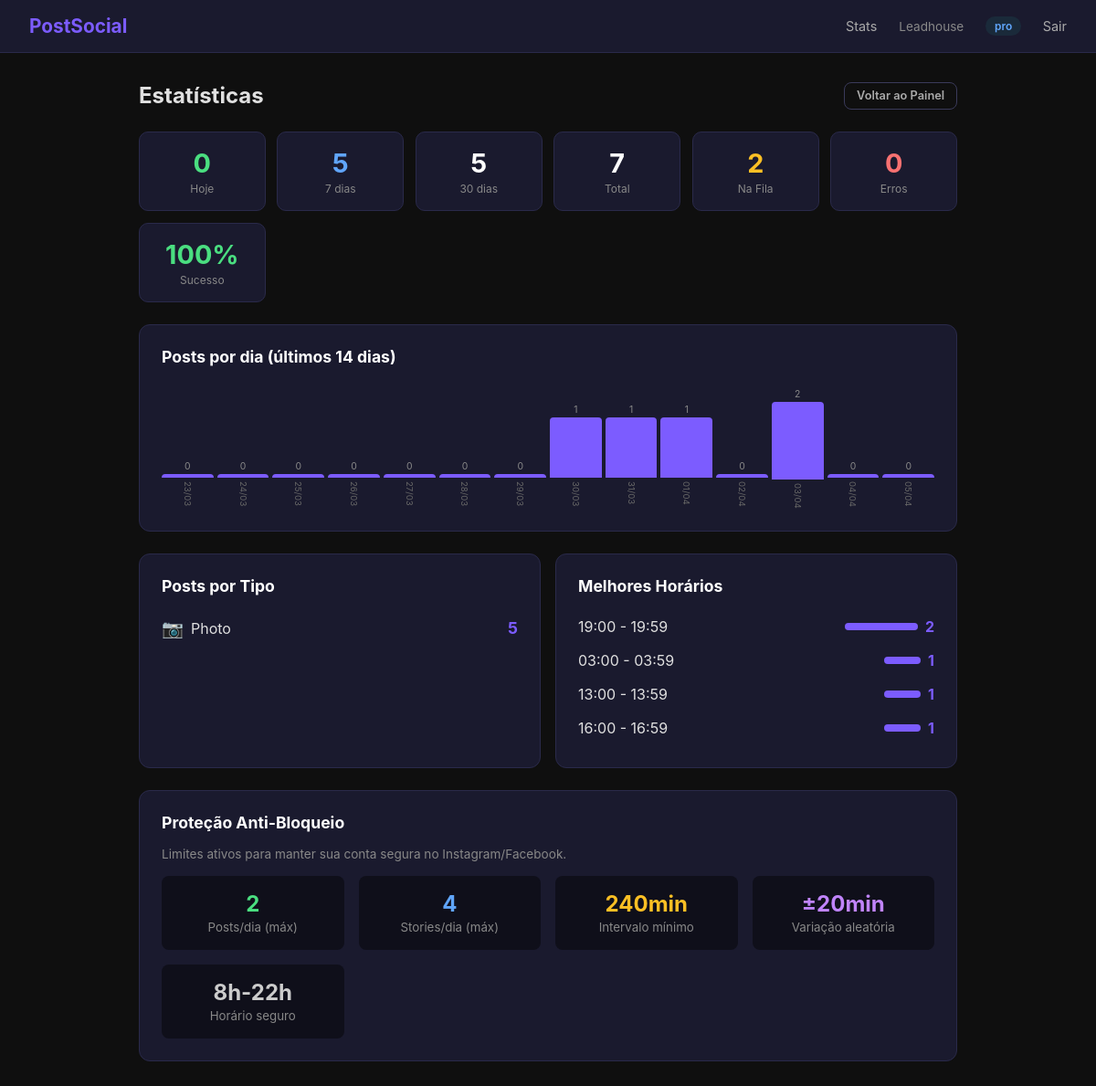
The app's page /stats (signed in) with its own data.
### app/models.py (models this page shows, shortened)
class Client(UserMixin, db.Model):
    __tablename__ = "clients"
    id = db.Column(db.Integer, primary_key=True)
    name = db.Column(db.String(100), nullable=False)
    email = db.Column(db.String(150), unique=True, nullable=False)
    password_hash = db.Column(db.String(256), nullable=False)
    is_admin = db.Column(db.Boolean, default=False)
    plan = db.Column(db.String(20), default="free")
    posts_this_month = db.Column(db.Integer, default=0)
    month_reset = db.Column(db.String(7))  # "2026-03"
    watermark_path = db.Column(db.String(500))
    watermark_enabled = db.Column(db.Boolean, default=False)
    watermark_position = db.Column(db.String(20), default="bottom-right")
    watermark_opacity = db.Column(db.Integer, default=80)
    notify_email = db.Column(db.Boolean, default=True)
    telegram_bot_token = db.Column(db.String(200))
    telegram_chat_id = db.Column(db.String(100))
    brand_name = db.Column(db.String(100))
    brand_color = db.Column(db.String(7))
    gdrive_folder_id = db.Column(db.String(200))   # ID ou URL da pasta
    created_at = db.Column(db.DateTime, default=lambda: datetime.now(timezone.utc))
    instagram_accounts = db.relationship("InstagramAccount", backref="client", lazy=True)
    posts = db.relationship("PostQueue", backref="client", lazy=True)
    templates = db.relationship("CaptionTemplate", backref="client", lazy=True)

class PostQueue(db.Model):
    __tablename__ = "post_queue"
    id = db.Column(db.Integer, primary_key=True)
    client_id = db.Column(db.Integer, db.ForeignKey("clients.id"), nullable=False)
    account_id = db.Column(db.Integer, db.ForeignKey("instagram_accounts.id"))
    post_type = db.Column(db.String(20), default="photo")
    image_path = db.Column(db.String(500), nullable=False)
    image_filename = db.Column(db.String(255), nullable=False)
    caption = db.Column(db.Text)
    hashtags = db.Column(db.Text)
    scheduled_at = db.Column(db.DateTime)  # None = postar agora
    status = db.Column(db.String(20), default="pending")
    needs_approval = db.Column(db.Boolean, default=False)
    post_to_instagram = db.Column(db.Boolean, default=True)
    post_to_facebook = db.Column(db.Boolean, default=True)
    post_to_tiktok = db.Column(db.Boolean, default=False)
    error_message = db.Column(db.Text)
    instagram_media_id = db.Column(db.String(100))
    notified = db.Column(db.Boolean, default=False)
    retry_count = db.Column(db.Integer, default=0)  # tentativas após falha
    created_at = db.Column(db.DateTime, default=lambda: datetime.now(timezone.utc))
    posted_at = db.Column(db.DateTime)

### app/routes_dashboard.py (the view)
@dashboard_bp.route("/stats")
@login_required
def stats_page():
    accounts = InstagramAccount.query.filter_by(client_id=current_user.id).all()
    now = datetime.now(timezone.utc)
    today_start = now.replace(hour=0, minute=0, second=0, microsecond=0)
    week_ago = now - timedelta(days=7)
    month_ago = now - timedelta(days=30)
    all_posts = PostQueue.query.filter_by(client_id=current_user.id)
    stats = {
        "total": all_posts.count(),
        "posted": all_posts.filter_by(status="posted").count(),
        "pending": all_posts.filter_by(status="pending").count(),
        "failed": all_posts.filter_by(status="failed").count(),
        "today": all_posts.filter(PostQueue.status == "posted", PostQueue.posted_at >= today_start).count(),
        "this_week": all_posts.filter(PostQueue.status == "posted", PostQueue.posted_at >= week_ago).count(),
        "this_month": all_posts.filter(PostQueue.status == "posted", PostQueue.posted_at >= month_ago).count(),
    }
    daily_chart = []
    for i in range(13, -1, -1):
        day = now - timedelta(days=i)
        day_start = day.replace(hour=0, minute=0, second=0, microsecond=0)
        day_end = day_start + timedelta(days=1)
        count = PostQueue.query.filter(
            PostQueue.client_id == current_user.id,
            PostQueue.status == "posted",
            PostQueue.posted_at >= day_start,
            PostQueue.posted_at < day_end,
        ).count()
        daily_chart.append({"day": day.strftime("%d/%m"), "count": count})
    by_type = {}
    for ptype in ["photo", "album", "reels", "story"]:
        by_type[ptype] = all_posts.filter_by(post_type=ptype, status="posted").count()
    total_attempted = stats["posted"] + stats["failed"]
    success_rate = round((stats["posted"] / total_attempted * 100) if total_attempted > 0 else 0)
    posted_list = (
        PostQueue.query.filter_by(client_id=current_user.id, status="posted")
        .filter(PostQueue.posted_at.isnot(None))
        .all()
    )
    hour_counts: dict[int, int] = {}
    for p in posted_list:
        h = p.posted_at.hour
        hour_counts[h] = hour_counts.get(h, 0) + 1
    top_hours = sorted(hour_counts.items(), key=lambda x: -x[1])[:5]
    scheduled_upcoming = (
        PostQueue.query.filter(
            PostQueue.client_id == current_user.id,
            PostQueue.status == "pending",
            PostQueue.scheduled_at.isnot(None),
            PostQueue.scheduled_at > now,
        )
        .order_by(PostQueue.scheduled_at)
        .limit(10)
        .all()
    )
    safe_info = dict(SAFE_LIMITS)
    brand = {
        "name": current_user.brand_name or "PostSocial",
        "color": current_user.brand_color or "#7c5cff",
    }
    return render_template(
        "stats.html",
        accounts=accounts,
        stats=stats,
        daily_chart=daily_chart,
        by_type=by_type,
        success_rate=success_rate,
        top_hours=top_hours,
        scheduled_upcoming=scheduled_upcoming,
        safe_info=safe_info,
        brand=brand,
    )

### app/templates/stats.html (shortened to what this page needs)
{% extends "base.html" %}
{% block content %}
<div style="display:flex; justify-content:space-between; align-items:center; margin-bottom:1.5rem;">
    <h1 style="margin:0; font-size:1.5rem;">Estatísticas</h1>
    <a href="{{ url_for('dashboard.index') }}" class="btn btn-outline btn-sm">Voltar ao Painel</a>
</div>
<div class="stats-grid">
    <div class="stat-card">
        <span class="stat-number" style="color:#4ade80;">{{ stats.today }}</span>
        <span class="stat-label">Hoje</span>
    </div>
    <div class="stat-card">
        <span class="stat-number" style="color:#60a5fa;">{{ stats.this_week }}</span>
        <span class="stat-label">7 dias</span>
    </div>
    <div class="stat-card">
        <span class="stat-number">{{ stats.this_month }}</span>
        <span class="stat-label">30 dias</span>
    </div>
    <div class="stat-card">
        <span class="stat-number">{{ stats.total }}</span>
        <span class="stat-label">Total</span>
    </div>
    <div class="stat-card">
        <span class="stat-number" style="color:#fbbf24;">{{ stats.pending }}</span>
        <span class="stat-label">Na Fila</span>
    </div>
    <div class="stat-card">
        <span class="stat-number" style="color:#f87171;">{{ stats.failed }}</span>
        <span class="stat-label">Erros</span>
    </div>
    <div class="stat-card">
        <span class="stat-number" style="color:{% if success_rate >= 90 %}#4ade80{% elif success_rate >= 70 %}#fbbf24{% else %}#f87171{% endif %};">{{ success_rate }}%</span>
        <span class="stat-label">Sucesso</span>
    </div>
</div>
<div class="card">
    <h2>Posts por dia (últimos 14 dias)</h2>
    <div style="display:flex; align-items:flex-end; gap:4px; height:140px; padding-top:0.5rem;">
        {% set max_count = daily_chart|map(attribute='count')|max if daily_chart else 1 %}
        {% for day in daily_chart %}
        <div style="flex:1; display:flex; flex-direction:column; align-items:center; justify-content:flex-end; height:100%;">
            <span style="font-size:0.65rem; color:#888; margin-bottom:2px;">{{ day.count }}</span>
            <div style="width:100%; background:{{ brand.color }}; border-radius:4px 4px 0 0; min-height:4px; height:{{ (day.count / max_count * 100) if max_count > 0 else 0 }}%;"></div>
            <span style="font-size:0.6rem; color:#666; margin-top:4px; writing-mode:vertical-rl; text-orientation:mixed; height:30px;">{{ day.day }}</span>
        </div>
        {% endfor %}
    </div>
</div>
<div style="display:grid; grid-template-columns:1fr 1fr; gap:1rem;">
    <div class="card">
        <h2>Posts por Tipo</h2>
        {% for ptype, count in by_type.items() %}
        {% if count > 0 %}
        <div style="display:flex; justify-content:space-between; align-items:center; padding:0.5rem 0; border-bottom:1px solid #1a1a2e;">
            <span style="display:flex; align-items:center; gap:0.5rem;">
                <span style="font-size:1.2rem;">
                    {% if ptype == 'photo' %}&#128247;{% elif ptype == 'album' %}&#127912;{% elif ptype == 'reels' %}&#127910;{% elif ptype == 'story' %}&#128247;{% endif %}
                </span>
                <span style="text-transform:capitalize;">{{ ptype }}</span>
            </span>
            <span style="color:{{ brand.color }}; font-weight:700; font-size:1.1rem;">{{ count }}</span>
        </div>
        {% endif %}
        {% endfor %}
    </div>
    <div class="card">
        <h2>Melhores Horários</h2>
        {% if top_hours %}
        {% for hour, count in top_hours %}
        <div style="display:flex; justify-content:space-between; align-items:center; padding:0.5rem 0; border-bottom:1px solid #1a1a2e;">
            <span>{{ '%02d'|format(hour) }}:00 - {{ '%02d'|format(hour) }}:59</span>
            <div style="display:flex; align-items:center; gap:0.5rem;">
                <div style="height:8px; border-radius:4px; background:{{ brand.color }}; width:{{ (count / top_hours[0][1] * 80)|int }}px;"></div>
                <span style="color:{{ brand.color }}; font-weight:700;">{{ count }}</span>
            </div>
        </div>
        {% endfor %}
        {% else %}
        <p style="color:#666;">Sem dados suficientes.</p>
        {% endif %}
    </div>
</div>
<div class="card">
    <h2>Proteção Anti-Bloqueio</h2>
    <p style="color:#888; font-size:0.85rem; margin-bottom:1rem;">
        Limites ativos para manter sua conta segura no Instagram/Facebook.
    </p>
    <div style="display:grid; grid-template-columns:repeat(auto-fit, minmax(180px, 1fr)); gap:1rem;">
        <div style="background:#0f0f1a; padding:1rem; border-radius:8px; text-align:center;">
            <span style="font-size:1.5rem; color:#4ade80; font-weight:700;">{{ safe_info.max_posts_per_day }}</span>
            <br><small style="color:#888;">Posts/dia (máx)</small>
        </div>
        <div style="background:#0f0f1a; padding:1rem; border-radius:8px; text-align:center;">
            <span style="font-size:1.5rem; color:#60a5fa; font-weight:700;">{{ safe_info.max_stories_per_day }}</span>
            <br><small style="color:#888;">Stories/dia (máx)</small>
        </div>
        <div style="background:#0f0f1a; padding:1rem; border-radius:8px; text-align:center;">
            <span style="font-size:1.5rem; color:#fbbf24; font-weight:700;">{{ safe_info.min_interval_minutes }}min</span>
            <br><small style="color:#888;">Intervalo mínimo</small>
        </div>
        <div style="background:#0f0f1a; padding:1rem; border-radius:8px; text-align:center;">
            <span style="font-size:1.5rem; color:#c084fc; font-weight:700;">&#177;{{ safe_info.random_delay_minutes }}min</span>
            <br><small style="color:#888;">Variação aleatória</small>
        </div>
        <div style="background:#0f0f1a; padding:1rem; border-radius:8px; text-align:center;">
            <span style="font-size:1.5rem; color:#ccc; font-weight:700;">{{ safe_info.safe_hours_start }}h-{{ safe_info.safe_hours_end }}h</span>
            <br><small style="color:#888;">Horário seguro</small>
        </div>
    </div>
</div>
{% endblock %}

### app/templates/base.html (shortened to what this page needs)
<!DOCTYPE html>
<html lang="pt-br">
<head>
</head>
<body>
    {% if current_user.is_authenticated %}
    {% set _brand_color = current_user.brand_color or '#7c5cff' %}
    {% set _brand_name = current_user.brand_name or 'PostSocial' %}
    <nav class="navbar">
        <a href="{{ url_for('dashboard.index') }}" class="logo" style="text-decoration:none;">{{ _brand_name }}</a>
        <div class="nav-links">
            <a href="{{ url_for('dashboard.stats_page') }}">Stats</a>
            <span class="user-info">{{ current_user.name }}</span>
            <span class="badge badge-{{ current_user.plan }}">{{ current_user.plan }}</span>
            <a href="{{ url_for('auth.logout') }}">Sair</a>
        </div>
    </nav>
    {% endif %}
    <div class="container">
        {% block content %}{% endblock %}
    </div>
</body>
</html>

### app/templates/base.html (style rules this page uses)
* { margin: 0; padding: 0; box-sizing: border-box; }
body { font-family: -apple-system, BlinkMacSystemFont, 'Segoe UI', Roboto, sans-serif; background: #0f0f0f; color: #e0e0e0; min-height: 100vh; }
a { color: #7c5cff; text-decoration: none; }
.navbar { background: #1a1a2e; padding: 1rem 2rem; display: flex; justify-content: space-between; align-items: center; border-bottom: 1px solid #2a2a4a; }
.navbar .logo { font-size: 1.3rem; font-weight: 700; color: #7c5cff; }
.navbar .nav-links { display: flex; gap: 1.5rem; align-items: center; }
.navbar .nav-links a { color: #aaa; font-size: 0.9rem; }
.navbar .user-info { color: #888; font-size: 0.85rem; }
.container { max-width: 960px; margin: 0 auto; padding: 2rem; }
.card { background: #1a1a2e; border: 1px solid #2a2a4a; border-radius: 12px; padding: 1.5rem; margin-bottom: 1.5rem; }
.card h2 { color: #fff; margin-bottom: 1rem; font-size: 1.1rem; }
.btn { display: inline-block; padding: 0.7rem 1.5rem; background: #7c5cff; color: #fff; border: none; border-radius: 8px; font-size: 0.95rem; cursor: pointer; font-weight: 600; }
.btn-outline { background: transparent; border: 1px solid #3a3a5a; color: #aaa; }
.btn-sm { padding: 0.4rem 0.8rem; font-size: 0.8rem; }
.badge { display: inline-block; padding: 0.2rem 0.6rem; border-radius: 20px; font-size: 0.75rem; font-weight: 600; }
.badge-pro { background: #1a2a3a; color: #60a5fa; }
.stats-grid { display: grid; grid-template-columns: repeat(auto-fit, minmax(120px, 1fr)); gap: 0.8rem; margin-bottom: 1.5rem; }
.stat-card { background: #1a1a2e; border: 1px solid #2a2a4a; border-radius: 10px; padding: 1rem; text-align: center; }
.stat-number { display: block; font-size: 1.8rem; font-weight: 700; color: #fff; }
.stat-label { display: block; font-size: 0.75rem; color: #888; margin-top: 0.2rem; }

### records on screen
Client: name "Leadhouse", plan "pro"
PostQueue: post_type "Photo", id "5"

### other values on screen
{{ _brand_name }} "PostSocial"
{{ stats.today }} "0"
{{ stats.this_week }} "5"
{{ stats.this_month }} "5"
{{ stats.total }} "7"
{{ stats.pending }} "2"
{{ stats.failed }} "0"
{{ success_rate }} "100"
{{ day.count }} "0" "0" "0" "0" "0" "0" "0" "1" "1" "1" "0" "2" "0" "0"
{{ day.day }} "23/03" "24/03" "25/03" "26/03" "27/03" "28/03" "29/03" "30/03" "31/03" "01/04" "02/04" "03/04" "04/04" "05/04"
{{ '%02d'|format(hour) }} "19" "03" "13" "16"
{{ count }} "2" "1" "1" "1"
{{ safe_info.max_posts_per_day }} "2"
{{ safe_info.max_stories_per_day }} "4"
{{ safe_info.min_interval_minutes }} "240"
